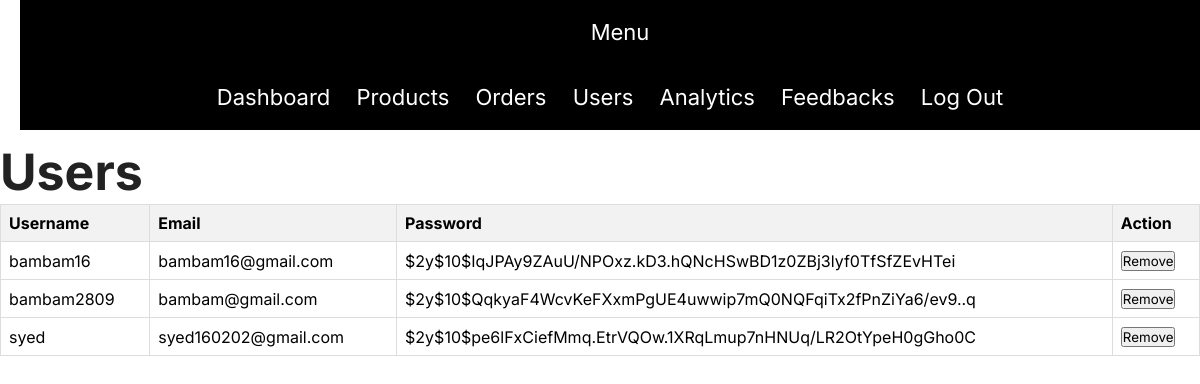
/Users.php, run on an earlier commit of the app's database.
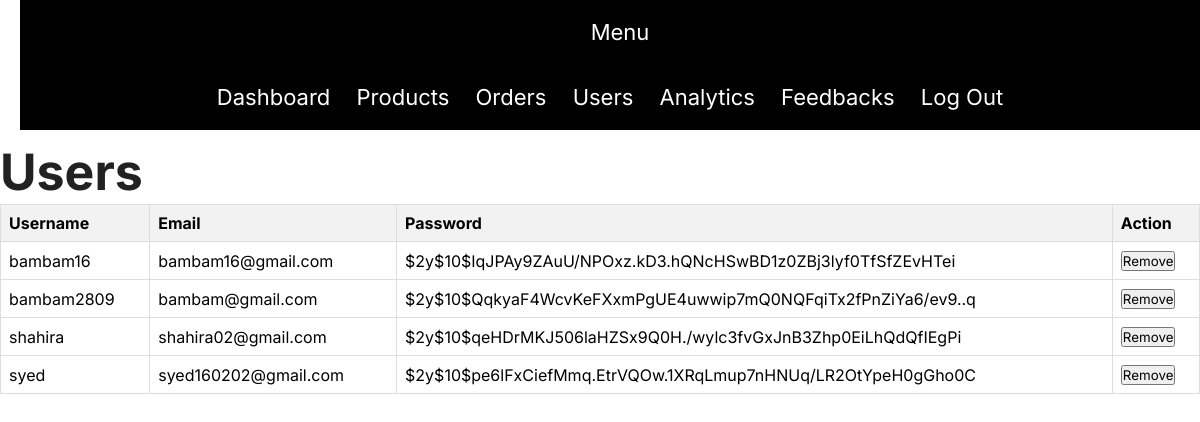
And on a later commit of the database.
### tables this page shows
CREATE TABLE `user_account` (
  `user_name` varchar(32) NOT NULL,
  `email` varchar(128) NOT NULL,
  `password` varchar(128) NOT NULL
);

### Users.php (the view, shortened to what this page needs)
<?php
    include 'sidebar.php';
    Function DisplayUsers()
    {
        $conn = connectToDatabase();
            $sql = "SELECT * FROM user_account";
            $result = $conn->query($sql);
            if($result->num_rows > 0)
            {
                echo "<table border='1'>
                        <tr>
                            <th>Username</th>
                            <th>Email</th>
                            <th>Password</th>
                            <th>Action</th>
                        </tr>";
                while($row = $result->fetch_assoc())
                {
                    echo "<tr>
                            <td>" . $row["user_name"] . "</td>
                            <td>" . $row["email"] . "</td>
                            <td>" . $row["password"] . "</td>
                            <td>
                                <form method='post'>
                                <input type='hidden' name='remove_user' value='" . $row["user_name"] . "'>
                                <input type='submit' value='Remove'>
                                </form>
                            </td>
                        </tr>";
                }
                echo "</table>";
            }
            else
            {
                echo "No Users Found😭";
            }
        }
?>
<!DOCTYPE html>
<html lang="en">
<head>
    <link rel="stylesheet" href="https://pro.fontawesome.com/releases/v5.10.0/css/all.css" />
    <link rel="stylesheet" href="admin.css">
</head>
<body>
    <h1>Users</h1>
    <?php
    DisplayUsers();
    ?>
</body>

What changed in the data, as far as the page shows it:
added user_account: user_name "shahira", email "shahira02@gmail.com", password "$2y$10$qeHDrMKJ506laHZSx9Q0H./wylc3fvGxJnB3Zhp0EiLhQdQfIEgPi"
